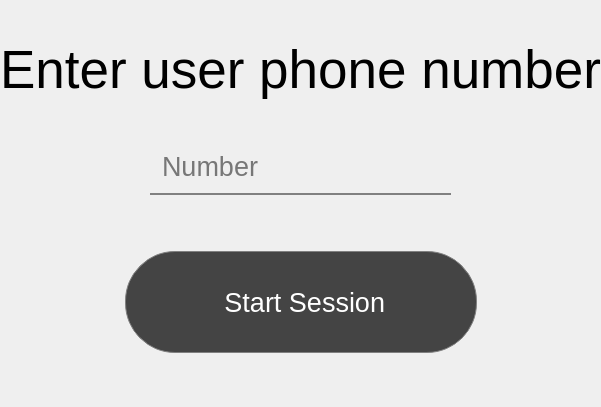
              <widget class="QWidget" name="enterLaserPage">
               <layout class="QVBoxLayout" name="verticalLayout_102">
                <property name="spacing">
                 <number>0</number>
                </property>
                <property name="leftMargin">
                 <number>0</number>
                </property>
                <property name="topMargin">
                 <number>0</number>
                </property>
                <property name="rightMargin">
                 <number>0</number>
                </property>
                <property name="bottomMargin">
                 <number>0</number>
                </property>
                <item>
                 <layout class="QVBoxLayout" name="verticalLayout_27" stretch="1,1,1,4,1,1,1">
                  <property name="leftMargin">
                   <number>0</number>
                  </property>
                  <property name="topMargin">
                   <number>0</number>
                  </property>
                  <property name="rightMargin">
                   <number>0</number>
                  </property>
                  <property name="bottomMargin">
                   <number>10</number>
                  </property>
                  <item>
                   <spacer name="verticalSpacer">
                    <property name="orientation">
                     <enum>Qt::Vertical</enum>
                    </property>
                    <property name="sizeHint" stdset="0">
                     <size>
                      <width>20</width>
                      <height>40</height>
                     </size>
                    </property>
                   </spacer>
                  </item>
                  <item>
                   <widget class="QLabel" name="lblUserNumber">
                    <property name="font">
                     <font>
                      <family>Arial</family>
                      <pointsize>40</pointsize>
                     </font>
                    </property>
                    <property name="text">
                     <string>Enter user phone number</string>
                    </property>
                    <property name="alignment">
                     <set>Qt::AlignCenter</set>
                    </property>
                   </widget>
                  </item>
                  <item>
                   <spacer name="verticalSpacer_3">
                    <property name="orientation">
                     <enum>Qt::Vertical</enum>
                    </property>
                    <property name="sizeHint" stdset="0">
                     <size>
                      <width>20</width>
                      <height>40</height>
                     </size>
                    </property>
                   </spacer>
                  </item>
                  <item>
                   <layout class="QHBoxLayout" name="horizontalLayout" stretch="1,2,1">
                    <item>
                     <spacer name="horizontalSpacer_18">
                      <property name="orientation">
                       <enum>Qt::Horizontal</enum>
                      </property>
                      <property name="sizeHint" stdset="0">
                       <size>
                        <width>40</width>
                        <height>20</height>
                       </size>
                      </property>
                     </spacer>
                    </item>
                    <item>
                     <widget class="LineEdit" name="txtNumber">
                      <property name="font">
                       <font>
                        <family>Arial</family>
                        <pointsize>20</pointsize>
                       </font>
                      </property>
                      <property name="layoutDirection">
                       <enum>Qt::LeftToRight</enum>
                      </property>
                      <property name="styleSheet">
                       <string notr="true">QLineEdit{
border-radius:0px;
border-top:0px;
border-left:0px;
border-right:0px;
border-bottom:2px solid gray;
padding:10px 10px 10px 10px;
background: transparent;
}
QLineEdit:focus{
border-bottom:2px solid white;
}</string>
                      </property>
                      <property name="text">
                       <string/>
                      </property>
                      <property name="alignment">
                       <set>Qt::AlignLeading|Qt::AlignLeft|Qt::AlignVCenter</set>
                      </property>
                      <property name="placeholderText">
                       <string>Number</string>
                      </property>
                      <property name="clearButtonEnabled">
                       <bool>false</bool>
                      </property>
                     </widget>
                    </item>
                    <item>
                     <spacer name="horizontalSpacer_17">
                      <property name="orientation">
                       <enum>Qt::Horizontal</enum>
                      </property>
                      <property name="sizeHint" stdset="0">
                       <size>
                        <width>40</width>
                        <height>20</height>
                       </size>
                      </property>
                     </spacer>
                    </item>
                   </layout>
                  </item>
                  <item>
                   <spacer name="verticalSpacer_4">
                    <property name="orientation">
                     <enum>Qt::Vertical</enum>
                    </property>
                    <property name="sizeHint" stdset="0">
                     <size>
                      <width>20</width>
                      <height>40</height>
                     </size>
                    </property>
                   </spacer>
                  </item>
                  <item>
                   <layout class="QHBoxLayout" name="horizontalLayout_2" stretch="0,0,0">
                    <property name="bottomMargin">
                     <number>20</number>
                    </property>
                    <item>
                     <spacer name="horizontalSpacer_19">
                      <property name="orientation">
                       <enum>Qt::Horizontal</enum>
                      </property>
                      <property name="sizeHint" stdset="0">
                       <size>
                        <width>40</width>
                        <height>20</height>
                       </size>
                      </property>
                     </spacer>
                    </item>
                    <item>
                     <widget class="QPushButton" name="btnStartSession">
                      <property name="minimumSize">
                       <size>
                        <width>362</width>
                        <height>102</height>
                       </size>
                      </property>
                      <property name="maximumSize">
                       <size>
                        <width>150</width>
                        <height>70</height>
                       </size>
                      </property>
                      <property name="font">
                       <font>
                        <family>Arial</family>
                        <pointsize>20</pointsize>
                       </font>
                      </property>
                      <property name="styleSheet">
                       <string notr="true">QPushButton {
background-color: rgb(68, 68, 68);
min-width: 350px;
min-height: 100px;
border-radius: 50px;
border: 1px solid gray;
margin: 0 5px 0 5px;
outline:0;
color:white;
}
QPushButton:hover:!pressed{
background-color:rgb(77, 77, 77);
border: 1px solid white;
}</string>
                      </property>
                      <property name="text">
                       <string> Start Session</string>
                      </property>
                      <property name="icon">
                       <iconset>
                        <normaloff>images/startSession.png</normaloff>images/startSession.png</iconset>
                      </property>
                      <property name="iconSize">
                       <size>
                        <width>80</width>
                        <height>80</height>
                       </size>
                      </property>
                     </widget>
                    </item>
                    <item>
                     <spacer name="horizontalSpacer_20">
                      <property name="orientation">
                       <enum>Qt::Horizontal</enum>
                      </property>
                      <property name="sizeHint" stdset="0">
                       <size>
                        <width>40</width>
                        <height>20</height>
                       </size>
                      </property>
                     </spacer>
                    </item>
                   </layout>
                  </item>
                  <item>
                   <spacer name="verticalSpacer_52">
                    <property name="orientation">
                     <enum>Qt::Vertical</enum>
                    </property>
                    <property name="sizeHint" stdset="0">
                     <size>
                      <width>20</width>
                      <height>40</height>
                     </size>
                    </property>
                   </spacer>
                  </item>
                 </layout>
                </item>
               </layout>
              </widget>
